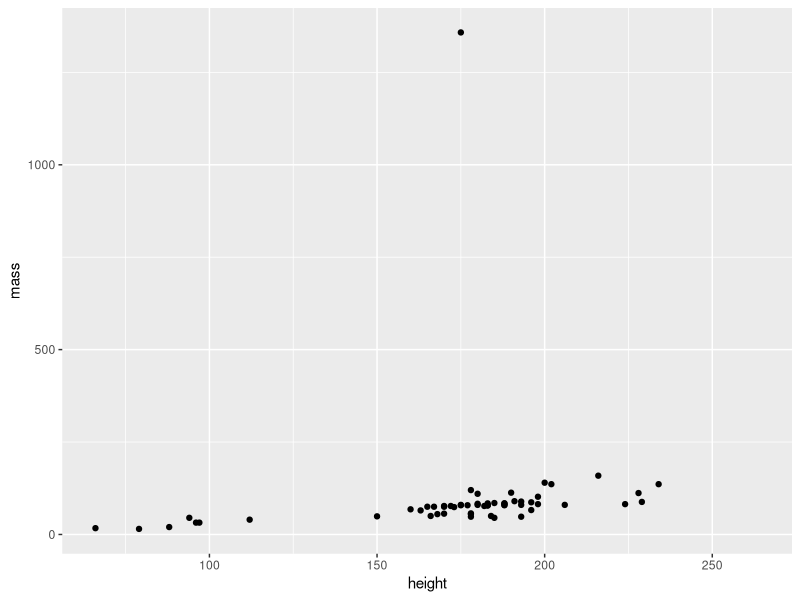
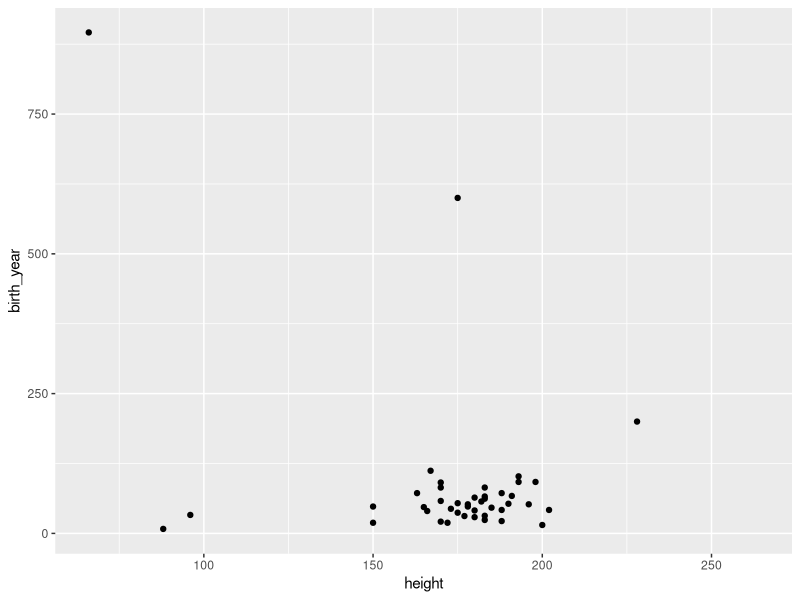

Write the R code that produced these figures, in order.
## ---- chunk 1
library(tidyverse)
starwars
glimpse(starwars)
?starwars
view(starwars)

ncol(starwars)
nrow(starwars)
dim(starwars)
dim(starwars)[1]
dim(starwars)[2]

ggplot(data=starwars, aes(x=height, y=mass))+ geom_point()

ggplot(data=starwars, aes(x=height, y=birth_year))+ geom_point()
